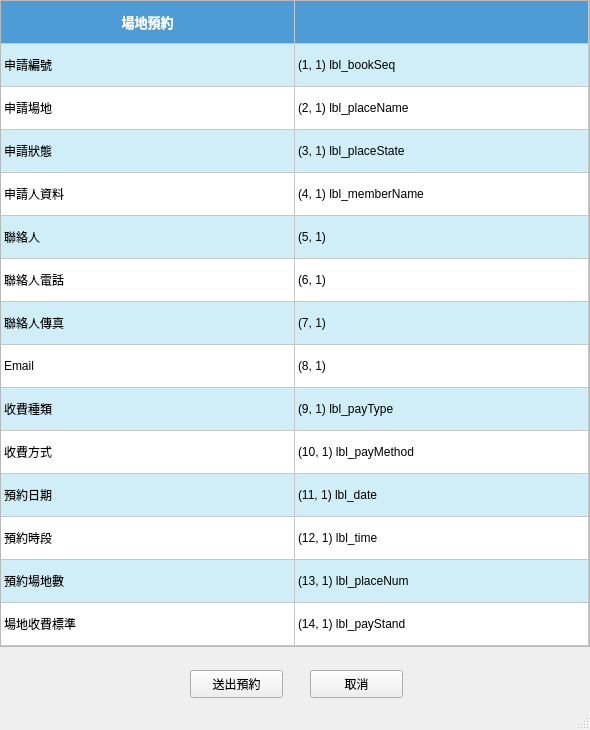
<?xml version="1.0" encoding="UTF-8"?>
<ui version="4.0">
 <class>RegWindow</class>
 <widget class="QMainWindow" name="RegWindow">
  <property name="geometry">
   <rect>
    <x>0</x>
    <y>0</y>
    <width>590</width>
    <height>730</height>
   </rect>
  </property>
  <property name="windowTitle">
   <string notr="true">Register</string>
  </property>
  <widget class="QWidget" name="centralwidget">
   <widget class="QPushButton" name="btn_order">
    <property name="geometry">
     <rect>
      <x>190</x>
      <y>670</y>
      <width>93</width>
      <height>28</height>
     </rect>
    </property>
    <property name="text">
     <string>送出預約</string>
    </property>
   </widget>
   <widget class="QPushButton" name="btn_cancel">
    <property name="geometry">
     <rect>
      <x>310</x>
      <y>670</y>
      <width>93</width>
      <height>28</height>
     </rect>
    </property>
    <property name="text">
     <string>取消</string>
    </property>
   </widget>
   <widget class="QTableWidget" name="tableWidget">
    <property name="geometry">
     <rect>
      <x>0</x>
      <y>0</y>
      <width>590</width>
      <height>647</height>
     </rect>
    </property>
    <property name="frameShape">
     <enum>QFrame::StyledPanel</enum>
    </property>
    <property name="verticalScrollBarPolicy">
     <enum>Qt::ScrollBarAlwaysOff</enum>
    </property>
    <property name="horizontalScrollBarPolicy">
     <enum>Qt::ScrollBarAlwaysOff</enum>
    </property>
    <property name="editTriggers">
     <set>QAbstractItemView::NoEditTriggers</set>
    </property>
    <property name="showDropIndicator" stdset="0">
     <bool>true</bool>
    </property>
    <property name="dragEnabled">
     <bool>false</bool>
    </property>
    <property name="defaultDropAction">
     <enum>Qt::MoveAction</enum>
    </property>
    <property name="alternatingRowColors">
     <bool>false</bool>
    </property>
    <property name="selectionMode">
     <enum>QAbstractItemView::NoSelection</enum>
    </property>
    <property name="selectionBehavior">
     <enum>QAbstractItemView::SelectItems</enum>
    </property>
    <property name="verticalScrollMode">
     <enum>QAbstractItemView::ScrollPerItem</enum>
    </property>
    <property name="showGrid">
     <bool>true</bool>
    </property>
    <property name="gridStyle">
     <enum>Qt::SolidLine</enum>
    </property>
    <property name="sortingEnabled">
     <bool>false</bool>
    </property>
    <property name="wordWrap">
     <bool>true</bool>
    </property>
    <property name="cornerButtonEnabled">
     <bool>true</bool>
    </property>
    <property name="rowCount">
     <number>15</number>
    </property>
    <property name="columnCount">
     <number>2</number>
    </property>
    <attribute name="horizontalHeaderVisible">
     <bool>false</bool>
    </attribute>
    <attribute name="horizontalHeaderDefaultSectionSize">
     <number>294</number>
    </attribute>
    <attribute name="horizontalHeaderHighlightSections">
     <bool>true</bool>
    </attribute>
    <attribute name="horizontalHeaderMinimumSectionSize">
     <number>30</number>
    </attribute>
    <attribute name="verticalHeaderVisible">
     <bool>false</bool>
    </attribute>
    <attribute name="verticalHeaderDefaultSectionSize">
     <number>43</number>
    </attribute>
    <attribute name="verticalHeaderHighlightSections">
     <bool>true</bool>
    </attribute>
    <attribute name="verticalHeaderMinimumSectionSize">
     <number>30</number>
    </attribute>
    <row/>
    <row/>
    <row/>
    <row/>
    <row/>
    <row/>
    <row/>
    <row/>
    <row/>
    <row/>
    <row/>
    <row/>
    <row/>
    <row/>
    <row/>
    <column/>
    <column/>
    <item row="0" column="0">
     <property name="text">
      <string>場地預約</string>
     </property>
     <property name="font">
      <font>
       <pointsize>10</pointsize>
       <weight>75</weight>
       <bold>true</bold>
       <strikeout>false</strikeout>
       <kerning>true</kerning>
      </font>
     </property>
     <property name="textAlignment">
      <set>AlignCenter</set>
     </property>
     <property name="background">
      <brush brushstyle="SolidPattern">
       <color alpha="255">
        <red>78</red>
        <green>156</green>
        <blue>214</blue>
       </color>
      </brush>
     </property>
     <property name="foreground">
      <brush brushstyle="SolidPattern">
       <color alpha="255">
        <red>255</red>
        <green>255</green>
        <blue>255</blue>
       </color>
      </brush>
     </property>
    </item>
    <item row="0" column="1">
     <property name="text">
      <string/>
     </property>
     <property name="background">
      <brush brushstyle="SolidPattern">
       <color alpha="255">
        <red>78</red>
        <green>156</green>
        <blue>214</blue>
       </color>
      </brush>
     </property>
     <property name="foreground">
      <brush brushstyle="SolidPattern">
       <color alpha="255">
        <red>255</red>
        <green>255</green>
        <blue>255</blue>
       </color>
      </brush>
     </property>
    </item>
    <item row="1" column="0">
     <property name="text">
      <string>申請編號</string>
     </property>
     <property name="background">
      <brush brushstyle="SolidPattern">
       <color alpha="255">
        <red>207</red>
        <green>238</green>
        <blue>248</blue>
       </color>
      </brush>
     </property>
    </item>
    <item row="1" column="1">
     <property name="text">
      <string>(1, 1) lbl_bookSeq</string>
     </property>
     <property name="background">
      <brush brushstyle="SolidPattern">
       <color alpha="255">
        <red>207</red>
        <green>238</green>
        <blue>248</blue>
       </color>
      </brush>
     </property>
    </item>
    <item row="2" column="0">
     <property name="text">
      <string>申請場地</string>
     </property>
    </item>
    <item row="2" column="1">
     <property name="text">
      <string>(2, 1) lbl_placeName</string>
     </property>
    </item>
    <item row="3" column="0">
     <property name="text">
      <string>申請狀態</string>
     </property>
     <property name="background">
      <brush brushstyle="SolidPattern">
       <color alpha="255">
        <red>207</red>
        <green>238</green>
        <blue>248</blue>
       </color>
      </brush>
     </property>
    </item>
    <item row="3" column="1">
     <property name="text">
      <string>(3, 1) lbl_placeState</string>
     </property>
     <property name="background">
      <brush brushstyle="SolidPattern">
       <color alpha="255">
        <red>207</red>
        <green>238</green>
        <blue>248</blue>
       </color>
      </brush>
     </property>
    </item>
    <item row="4" column="0">
     <property name="text">
      <string>申請人資料</string>
     </property>
    </item>
    <item row="4" column="1">
     <property name="text">
      <string>(4, 1) lbl_memberName</string>
     </property>
    </item>
    <item row="5" column="0">
     <property name="text">
      <string>聯絡人</string>
     </property>
     <property name="background">
      <brush brushstyle="SolidPattern">
       <color alpha="255">
        <red>207</red>
        <green>238</green>
        <blue>248</blue>
       </color>
      </brush>
     </property>
    </item>
    <item row="5" column="1">
     <property name="text">
      <string>(5, 1)</string>
     </property>
     <property name="background">
      <brush brushstyle="SolidPattern">
       <color alpha="255">
        <red>207</red>
        <green>238</green>
        <blue>248</blue>
       </color>
      </brush>
     </property>
    </item>
    <item row="6" column="0">
     <property name="text">
      <string>聯絡人電話</string>
     </property>
    </item>
    <item row="6" column="1">
     <property name="text">
      <string>(6, 1)</string>
     </property>
    </item>
    <item row="7" column="0">
     <property name="text">
      <string>聯絡人傳真</string>
     </property>
     <property name="background">
      <brush brushstyle="SolidPattern">
       <color alpha="255">
        <red>207</red>
        <green>238</green>
        <blue>248</blue>
       </color>
      </brush>
     </property>
    </item>
    <item row="7" column="1">
     <property name="text">
      <string>(7, 1)</string>
     </property>
     <property name="background">
      <brush brushstyle="SolidPattern">
       <color alpha="255">
        <red>207</red>
        <green>238</green>
        <blue>248</blue>
       </color>
      </brush>
     </property>
    </item>
    <item row="8" column="0">
     <property name="text">
      <string>Email</string>
     </property>
    </item>
    <item row="8" column="1">
     <property name="text">
      <string>(8, 1)</string>
     </property>
    </item>
    <item row="9" column="0">
     <property name="text">
      <string>收費種類</string>
     </property>
     <property name="background">
      <brush brushstyle="SolidPattern">
       <color alpha="255">
        <red>207</red>
        <green>238</green>
        <blue>248</blue>
       </color>
      </brush>
     </property>
    </item>
    <item row="9" column="1">
     <property name="text">
      <string>(9, 1) lbl_payType</string>
     </property>
     <property name="background">
      <brush brushstyle="SolidPattern">
       <color alpha="255">
        <red>207</red>
        <green>238</green>
        <blue>248</blue>
       </color>
      </brush>
     </property>
    </item>
    <item row="10" column="0">
     <property name="text">
      <string>收費方式</string>
     </property>
    </item>
    <item row="10" column="1">
     <property name="text">
      <string>(10, 1) lbl_payMethod</string>
     </property>
    </item>
    <item row="11" column="0">
     <property name="text">
      <string>預約日期</string>
     </property>
     <property name="background">
      <brush brushstyle="SolidPattern">
       <color alpha="255">
        <red>207</red>
        <green>238</green>
        <blue>248</blue>
       </color>
      </brush>
     </property>
    </item>
    <item row="11" column="1">
     <property name="text">
      <string>(11, 1) lbl_date</string>
     </property>
     <property name="background">
      <brush brushstyle="SolidPattern">
       <color alpha="255">
        <red>207</red>
        <green>238</green>
        <blue>248</blue>
       </color>
      </brush>
     </property>
    </item>
    <item row="12" column="0">
     <property name="text">
      <string>預約時段</string>
     </property>
    </item>
    <item row="12" column="1">
     <property name="text">
      <string>(12, 1) lbl_time</string>
     </property>
    </item>
    <item row="13" column="0">
     <property name="text">
      <string>預約場地數</string>
     </property>
     <property name="background">
      <brush brushstyle="SolidPattern">
       <color alpha="255">
        <red>207</red>
        <green>238</green>
        <blue>248</blue>
       </color>
      </brush>
     </property>
    </item>
    <item row="13" column="1">
     <property name="text">
      <string>(13, 1) lbl_placeNum</string>
     </property>
     <property name="background">
      <brush brushstyle="SolidPattern">
       <color alpha="255">
        <red>207</red>
        <green>238</green>
        <blue>248</blue>
       </color>
      </brush>
     </property>
    </item>
    <item row="14" column="0">
     <property name="text">
      <string>場地收費標準</string>
     </property>
    </item>
    <item row="14" column="1">
     <property name="text">
      <string>(14, 1) lbl_payStand</string>
     </property>
    </item>
   </widget>
  </widget>
  <widget class="QStatusBar" name="statusbar"/>
  <action name="actionExit">
   <property name="text">
    <string>Exit</string>
   </property>
   <property name="shortcut">
    <string>Esc</string>
   </property>
  </action>
 </widget>
 <resources/>
 <connections/>
</ui>
